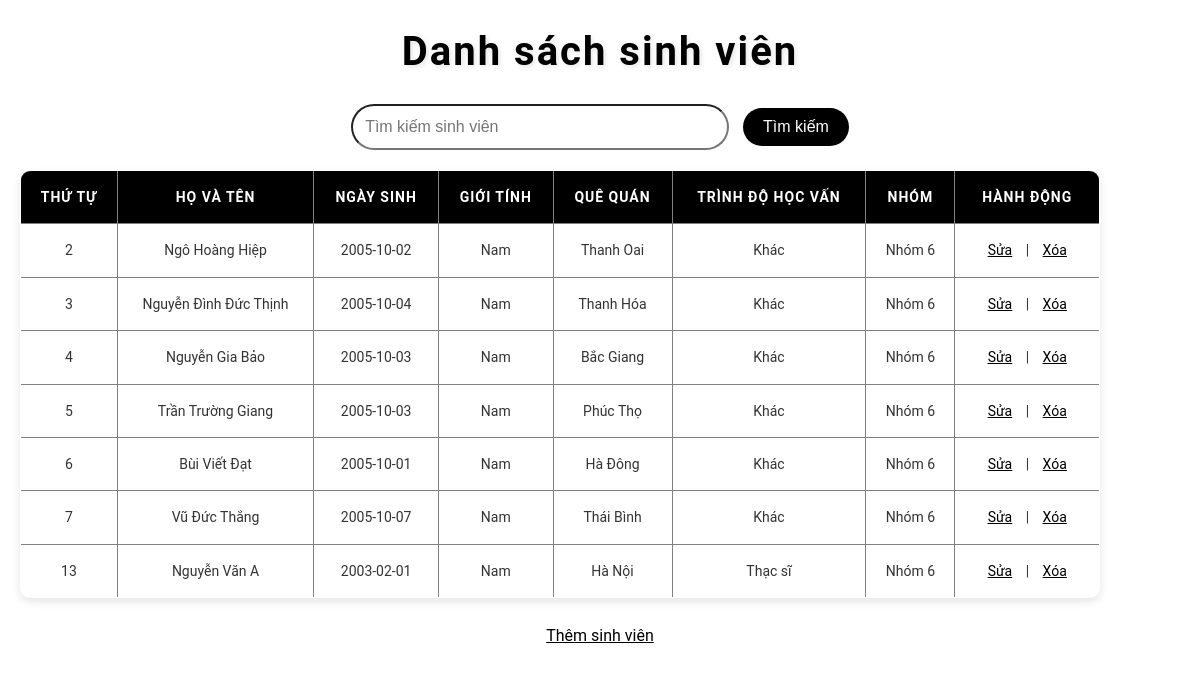
The page / on the database its author committed.
### tables this page shows
CREATE TABLE `table_students` (
  `id` int(11) NOT NULL,
  `fullname` varchar(255) NOT NULL,
  `dob` date NOT NULL,
  `gender` int(11) NOT NULL,
  `hometown` varchar(255) NOT NULL,
  `level` int(11) NOT NULL,
  `group` int(11) NOT NULL
);

### index.php (the view, shortened to what this page needs)
<?php
include 'connect.php';
$search = isset($_GET['search']) ? $_GET['search'] : '';
$sql = "SELECT * FROM table_students WHERE fullname LIKE '%$search%' OR hometown LIKE '%$search%'";
$result = $conn->query($sql);
?>
<!DOCTYPE html>
<html>
<head>
    <link rel="stylesheet" href="style.css">
</head>
<body>
    <h1>Danh sách sinh viên</h1>
    <form method="GET">
        <input type="text" name="search" placeholder="Tìm kiếm sinh viên" value="<?php echo isset($_GET['search']) ? $_GET['search'] : ''; ?>">
        <button type="submit">Tìm kiếm</button>
    </form>
    <table border="1">
        <tr>
            <th>Thứ tự</th>
            <th>Họ và tên</th>
            <th>Ngày sinh</th>
            <th>Giới tính</th>
            <th>Quê quán</th>
            <th>Trình độ học vấn</th>
            <th>Nhóm</th>
            <th>Hành động</th>
        </tr>
        <?php while ($row = $result->fetch_assoc()) { ?>
        <tr>
            <td><?php echo $row['id']; ?></td>
            <td><?php echo $row['fullname']; ?></td>
            <td><?php echo $row['dob']; ?></td>
            <td><?php echo $row['gender'] == 1 ? "Nam" : "Nữ"; ?></td>
            <td><?php echo $row['hometown']; ?></td>
            <td>
                <?php
                switch ($row['level']) {
                    case 1: echo "Thạc sĩ"; break;
                    default: echo "Khác"; break;
                }
                ?>
            </td>
            <td><?php echo "Nhóm " . $row['group']; ?></td>
            <td>
                <a href="chinhsua.php?id=<?php echo $row['id']; ?>">Sửa</a> |
                <a href="xoa.php?id=<?php echo $row['id']; ?>" onclick="return confirm('Bạn có chắc chắn muốn xóa không?')">Xóa</a>
            </td>
        </tr>
        <?php } ?>
    </table>
    <a href="add.php">Thêm sinh viên</a>
</body>
</html>

### style.css (style rules this page uses)
body { font-family: "Roboto", Arial, sans-serif; color: #333; margin: 0; padding: 0; line-height: 1.6; }
h1 { text-align: center; color: #000; font-size: 2.5rem; margin: 20px 0; letter-spacing: 2px; text-shadow: 2px 2px 5px rgba(0, 0, 0, 0.1); }
form { text-align: center; margin: 20px 20px; }
form input[type="text"] { width: 350px; padding: 12px; border-radius: 25px; font-size: 16px; background: #fff; }
form button { padding: 10px 20px; background: #000; color: white; border: none; border-radius: 25px; font-size: 16px; transition: all 0.3s ease; margin-left: 10px; }
table { width: 90%; margin: 20px; border-collapse: collapse; background: #fff; box-shadow: 0 4px 8px rgba(0, 0, 0, 0.1); border-radius: 10px; overflow: hidden; }
table th, table td { padding: 15px; text-align: center; border-bottom: 1px; }
table th { background: #000; color: #fff; text-transform: uppercase; font-size: 14px; letter-spacing: 1px; }
table td { font-size: 14px; color: #333; }
a { color: #000; padding: 5px 10px; border-radius: 25px; }
table + a { display: block; text-align: center; }

### rows shown on the page
table_students: id "2", fullname "Ngô Hoàng Hiệp", dob "2005-10-02", gender "Nam", hometown "Thanh Oai", level "Khác", group "6"
table_students: id "3", fullname "Nguyễn Đình Đức Thịnh", dob "2005-10-04", gender "Nam", hometown "Thanh Hóa", level "Khác", group "6"
table_students: id "4", fullname "Nguyễn Gia Bảo", dob "2005-10-03", gender "Nam", hometown "Bắc Giang", level "Khác", group "6"
table_students: id "5", fullname "Trần Trường Giang", dob "2005-10-03", gender "Nam", hometown "Phúc Thọ", level "Khác", group "6"
table_students: id "6", fullname "Bùi Viết Đạt", dob "2005-10-01", gender "Nam", hometown "Hà Đông", level "Khác", group "6"
table_students: id "7", fullname "Vũ Đức Thắng", dob "2005-10-07", gender "Nam", hometown "Thái Bình", level "Khác", group "6"
table_students: id "13", fullname "Nguyễn Văn A", dob "2003-02-01", gender "Nam", hometown "Hà Nội", level "Thạc sĩ", group "6"
